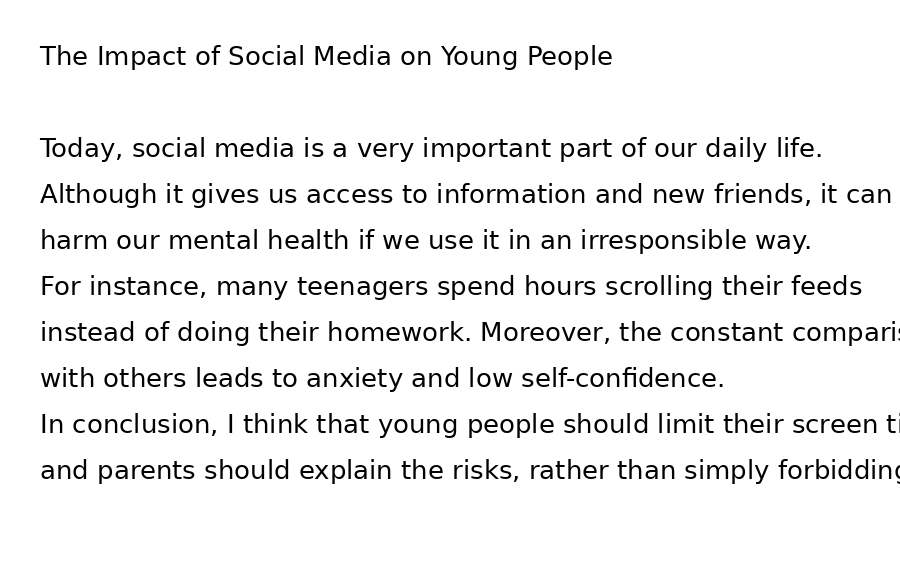
#> input picture test_copy.png, 900 x 580 px; its folder holds only this picture in this run
$ python -i imaging.py   (imports and definitions only)
#> lines starting #> are read from the running program, lines starting #| are printed output that depends on the picture; after the words box and inside, x2 and y2 are one past the last pixel; in counts of white or black regions, pixels touching at a corner belong together
"""Image enhancement for OCR of student copy photos.

Two tiers, deliberately separated by how much they may change the image's
coordinate frame:

* **`enhance_for_ocr(img)` — SLICE 1, geometry-preserving.** Only in-place
  pixel transforms that keep the EXACT same width/height: median-filter
  denoise + grid local-contrast equalisation. Because the output has the
  same dimensions, Tesseract's line boxes stay in the ORIGINAL photo's
  coordinate space, so the annotation UI's band crops (which cut from the
  raw upload using the stored x0/y0/x1/y1) stay aligned, and the
  `truncated_right` flag (ink reaches the photo's right edge) keeps its
  meaning. Never raises — on any error it returns the input unchanged.

* **`preprocess_page(path)` — SLICE 3, geometry-changing (NOT wired yet).**
  Ink-crop + global deskew + upscale. These change w/h, so they CANNOT be
  fed to Tesseract unless the preprocessed image is also persisted and the
  page's `w/h`/`name` repointed at it (and `truncated_right` re-derived
  from the original photo). Deferred until validated on real handwritten
  photos — an unvalidated deskew that mis-rotates a real page would be
  worse than no deskew.
"""
from __future__ import annotations

from pathlib import Path

import numpy as np
from PIL import Image, ImageFilter

MIN_LINE_HEIGHT = 70   # (Slice 3) below this, upscale x2
UPSCALE_FACTOR = 2
DESKREW_RANGES = (-8.0, 8.0)   # degrees, both bounds inclusive
DESKREW_STEP = 0.5


# ---------------------------------------------------------------------------
# SLICE 1 — geometry-preserving enhancement (in-place, same w/h)
# ---------------------------------------------------------------------------

def enhance_for_ocr(img: Image.Image) -> Image.Image:
    """Enhance a page photo for Tesseract WITHOUT changing its size.

    Returns a new grayscale image the SAME dimensions as the input. On any
    failure returns the input converted to grayscale (never raises).

    What it does / doesn't do (measured on a noisy handwritten fixture,
    2026-10-09): the default is a grid local-contrast stretch only. A 3x3
    MEDIAN filter was tested and FOUND TO HARM thin handwritten strokes —
    it dropped tesseract's word recovery from 19/19 to 17-18/19 (it
    erodes the thin ink that IS the text). Contrast-only stayed at 19/19
    and can still rescue low-contrast / uneven-lamp photos. So the median
    is deliberately NOT in the default path; it remains available as
    `median3` if a future noisy-photo case proves it worth the risk.
    """
    g = img.convert("L")
    try:
        arr = np.asarray(g, dtype=np.uint8)
        enh = _grid_contrast(arr)
        return Image.fromarray(enh, mode="L")
    except Exception:  # noqa: BLE001 — enhancement must never break OCR
        return g


# [6 lines left out: function median3, not called in this run]


def _grid_contrast(gray: np.ndarray, grid: int = 8,
                   lo_pct: int = 2, hi_pct: int = 98) -> np.ndarray:
    """Per-cell linear stretch to [0,255] using robust percentiles, then a
    light blur to hide cell seams. Keeps flat white margins white (cells
    where lo~hi get left untouched)."""
    h, w = gray.shape
    gh, gw = max(1, h // grid), max(1, w // grid)
    out = np.empty_like(gray)
    for i in range(grid):
        i0, i1 = i * gh, min(h, (i + 1) * gh)
        for j in range(grid):
            j0, j1 = j * gw, min(w, (j + 1) * gw)
            cell = gray[i0:i1, j0:j1]
            lo, hi = np.percentile(cell, lo_pct), np.percentile(cell, hi_pct)
            if hi - lo < 12:  # near-uniform (paper) — leave as-is
                out[i0:i1, j0:j1] = cell
                continue
            norm = np.clip((cell.astype(np.float32) - lo) / (hi - lo), 0, 1)
            out[i0:i1, j0:j1] = (norm * 255).astype(np.uint8)
    return np.asarray(Image.fromarray(out).filter(ImageFilter.GaussianBlur(1)))


# ---------------------------------------------------------------------------
# SLICE 3 — geometry-changing pipeline (crop / deskew / upscale), NOT wired
# ---------------------------------------------------------------------------

def _gray(img: Image.Image) -> np.ndarray:
    return np.asarray(img.convert("L"))


def _ink_crop(gray: np.ndarray):
    mask = gray < 200
    if not mask.any():
        return None
    rows = np.where(mask.any(axis=1))[0]
    cols = np.where(mask.any(axis=0))[0]
    return (int(cols[0]), int(rows[0]), int(cols[-1]) + 1, int(rows[-1]) + 1)


def deskew_angle(gray: np.ndarray) -> float:
    """Global page tilt in degrees via dark-row histogram peak. 0 if none
    beats horizontal. (Slice 3 helper — not used until the page image is
    persisted as the preprocessed version.)"""
    mask = (gray < 160).astype(np.uint8)
    w = gray.shape[1]
    scale = min(1.0, 1000.0 / w)
    if scale < 1.0:
        small = Image.fromarray(mask * 255).resize(
            (int(w * scale), int(gray.shape[0] * scale)), Image.BILINEAR)
        mask = (np.asarray(small) > 100).astype(np.uint8)

    def score(angle: float) -> float:
        if angle:
            m = Image.fromarray(mask * 255).rotate(angle, resample=Image.BILINEAR,
                                                  expand=True, fillcolor=0)
            m = (np.asarray(m) > 100).astype(np.uint8)
        else:
            m = mask
        rows = m.sum(axis=1)
        return float(rows.max()) / rows.sum() if rows.sum() else 0.0

    best, best_a = score(0.0), 0.0
    a = DESKREW_RANGES[0]
    while a <= DESKREW_RANGES[1] + 1e-9:
        if a:
            s = score(a)
            if s > best:
                best, best_a = s, a
        a += DESKREW_STEP
    return best_a


def preprocess_page(path: str | Path) -> tuple[Image.Image, dict]:
    """SLICE 3: crop-to-ink + deskew + denoise + equalise + upscale.

    Returns (image, meta). Changes the coordinate frame — caller MUST
    persist this image and repoint the page's w/h/name at it, and re-derive
    `truncated_right` from the original photo. NOT wired into ocr.py yet.
    """
#> called with path = '../test_copy.png'
    p = Path(path)
    meta: dict = {"ok": True, "steps": {}}
    try:
        img = Image.open(p).convert("L")
        meta["orig_size"] = img.size
        gray = _gray(img)
        box = _ink_crop(gray)
#> in _ink_crop, `mask = gray < 200`:
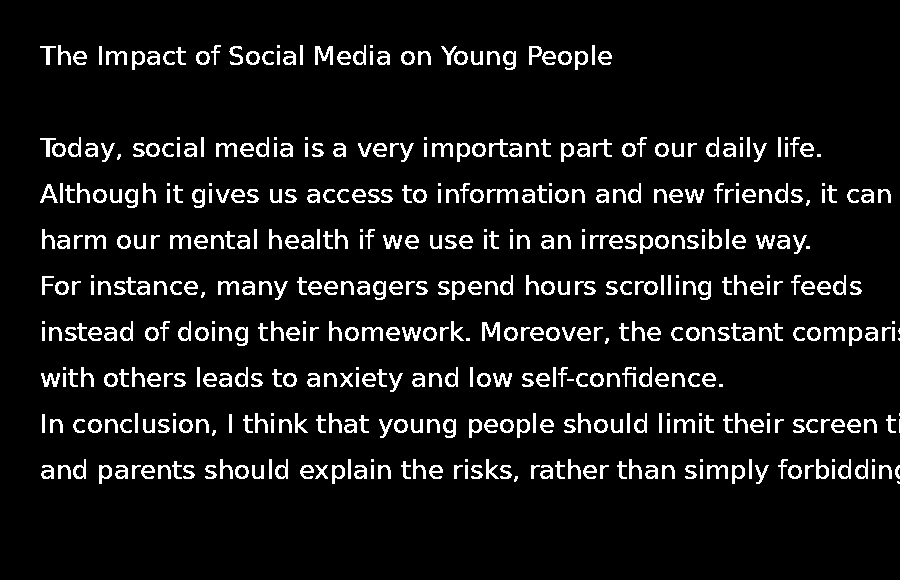
#> mask: shape (580, 900) bool; 7.9% white in thin lines or dots, all inside (x1, y1, x2, y2) = (40, 45, 900, 484)
#> in _ink_crop, `rows = np.where(mask.any(axis=1))[0]`: rows = 225 values from 45 to 483
#> in _ink_crop, `cols = np.where(mask.any(axis=0))[0]`: cols = 860 values from 40 to 899
#> box = (40, 45, 900, 484)
        if box:
            left, top, right, bottom = box
#> left = 40; top = 45; right = 900; bottom = 484
            if (right - left) > 8 and (bottom - top) > 8:
                pad = 4
                img = img.crop((max(0, left - pad), max(0, top - pad),
                                min(img.width, right + pad), min(img.height, bottom + pad)))
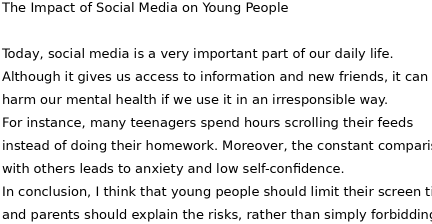
#> img: PIL image 864x447 L (shown at 1/2 size); min 0, max 255, mean 232.4
                gray = _gray(img)
                meta["steps"]["crop"] = list(box)
        try:
            angle = deskew_angle(gray)
#> in deskew_angle, `mask = (gray < 160).astype(np.uint8)`:
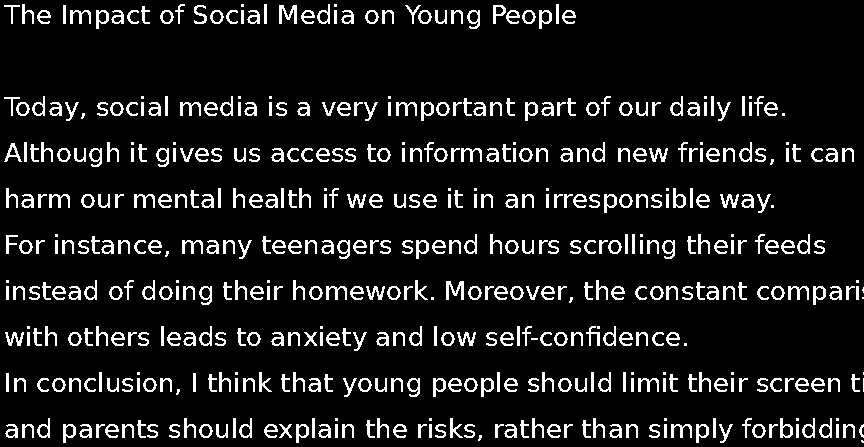
#> mask: shape (447, 864); values 0 (black) and 1 (white), 9.8% white in thin lines or dots
#> in score, `rows = m.sum(axis=1)`: rows = 447 values, max 478 at index 287, min 0 at index 0, mean 84.75
#> in deskew_angle, `best, best_a = score(0.0), 0.0`: best = 0.0126; best_a = 0
#> the loop in deskew_angle, `while a <= DESKREW_RANGES[1] + 1e-9:` made 33 passes
#> s on passes 1 to 8: 0.0035, 0.00347, 0.00352, 0.00362, 0.00381, 0.00354, 0.00383, 0.00399
#> pass 1, in score (call 2), `m = (np.asarray(m) > 100).astype(np.uint8)`:
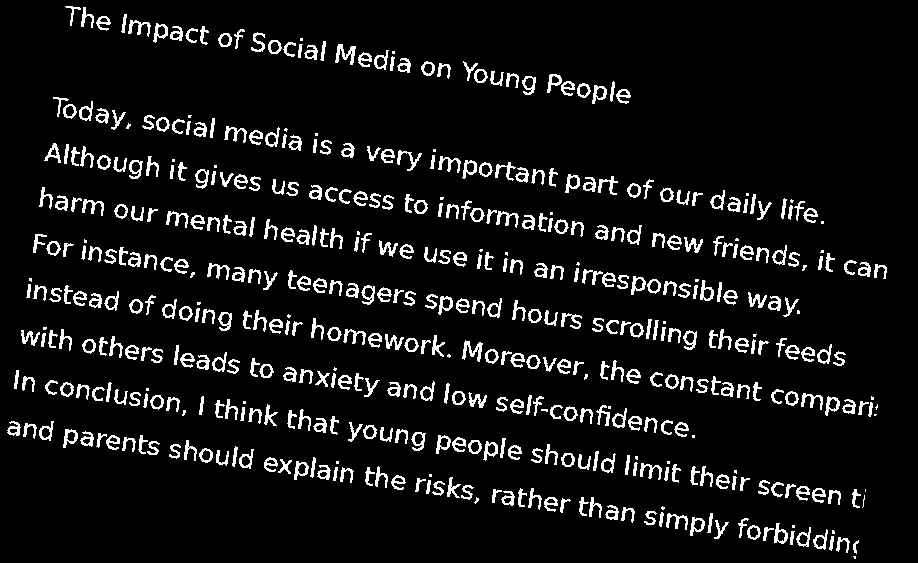
#> m: shape (563, 918); values 0 (black) and 1 (white), 8% white in thin lines or dots
#> pass 2, in score (call 3), `m = (np.asarray(m) > 100).astype(np.uint8)`:
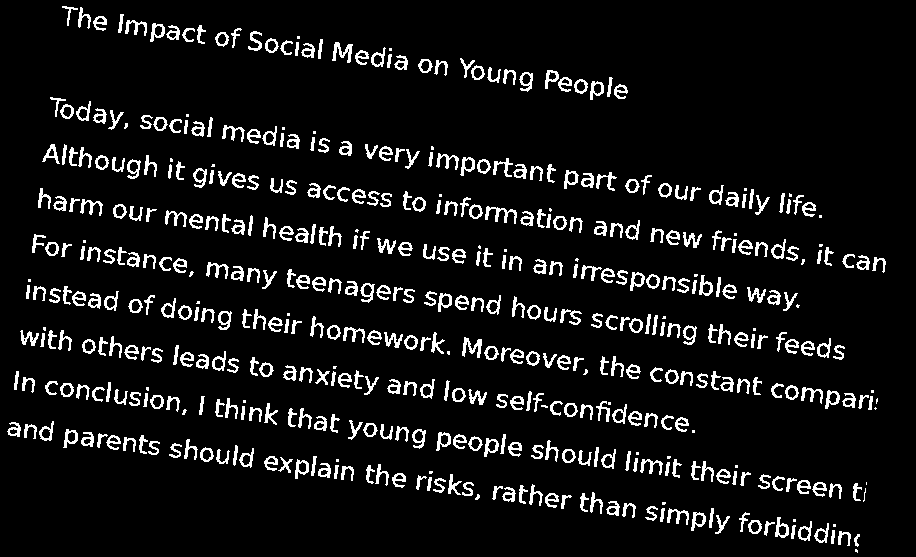
#> m: shape (557, 916); values 0 (black) and 1 (white), 8.1% white in thin lines or dots
#> after the loop in deskew_angle, `while a <= DESKREW_RANGES[1] + 1e-9:`: a = 8.5; best = 0.0126; best_a = 0
#> angle = 0
            if abs(angle) >= DESKREW_STEP:
                img = img.rotate(angle, resample=Image.BICUBIC,
                                 expand=True, fillcolor=255)
            meta["steps"]["deskew"] = angle
        except Exception as e:  # noqa: BLE001
            meta["steps"]["deskew"] = f"error:{e}"
        img = enhance_for_ocr(img)
#> after the loop in _grid_contrast, `for i in range(grid):`:
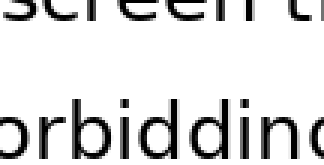
#> cell: shape (55, 108) (shown 3 times larger); min 0, max 255, mean 219.6
#> in _grid_contrast, `return np.asarray(Image.fromarray(out).filter(ImageFilter.GaussianBlur..`:
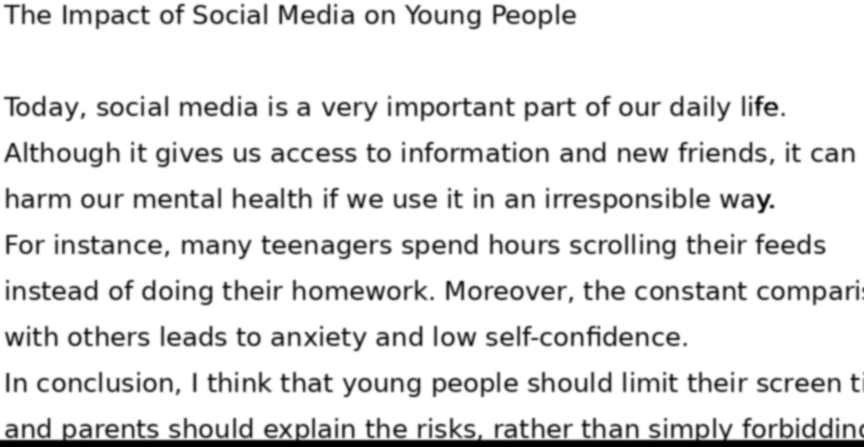
#> returned value: shape (447, 864); min 0, max 255, mean 228.3
        meta["steps"]["enhance"] = "ok"
        h = img.height
        if h < MIN_LINE_HEIGHT * 3:
            img = img.resize((img.width * UPSCALE_FACTOR, h * UPSCALE_FACTOR),
                             Image.LANCZOS)
            meta["steps"]["upscale"] = UPSCALE_FACTOR
        else:
            meta["steps"]["upscale"] = 1
        return img, meta
    except Exception as e:  # noqa: BLE001
        meta["ok"] = False
        meta["error"] = str(e)
        try:
            return Image.open(p).convert("L"), meta
        except Exception:
            return Image.new("L", (10, 10), 255), meta

>>> result = preprocess_page('../test_copy.png')

$ run again, on conv_p2-2.jpg
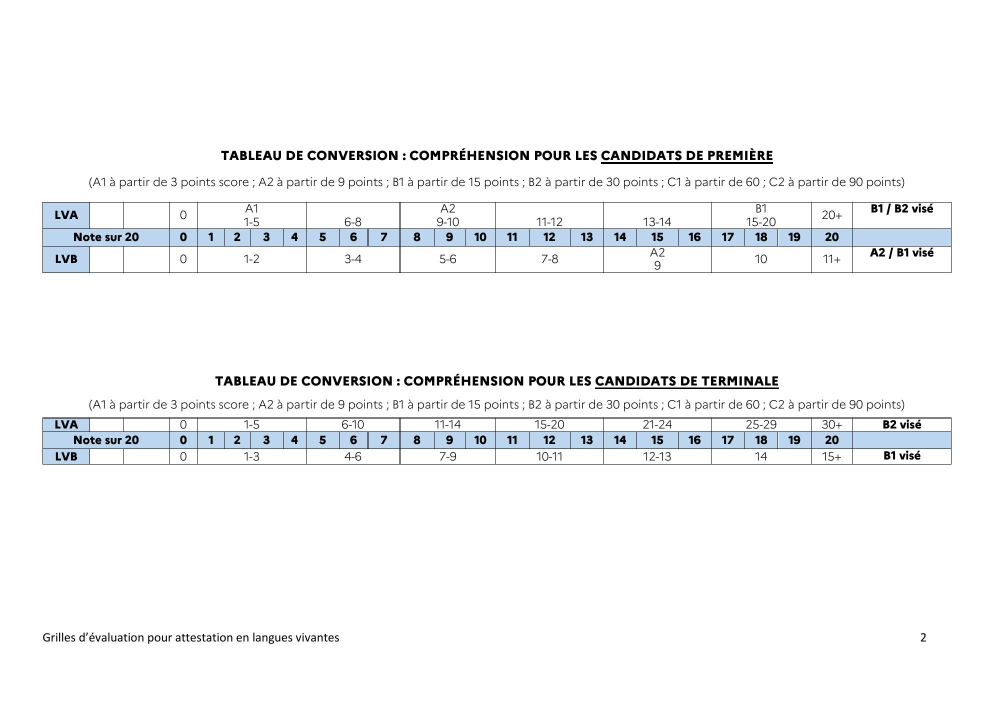
#> input picture conv_p2-2.jpg, 1988 x 1406 px (shown at 1/2 size)
#> in _ink_crop, `mask = gray < 200`:
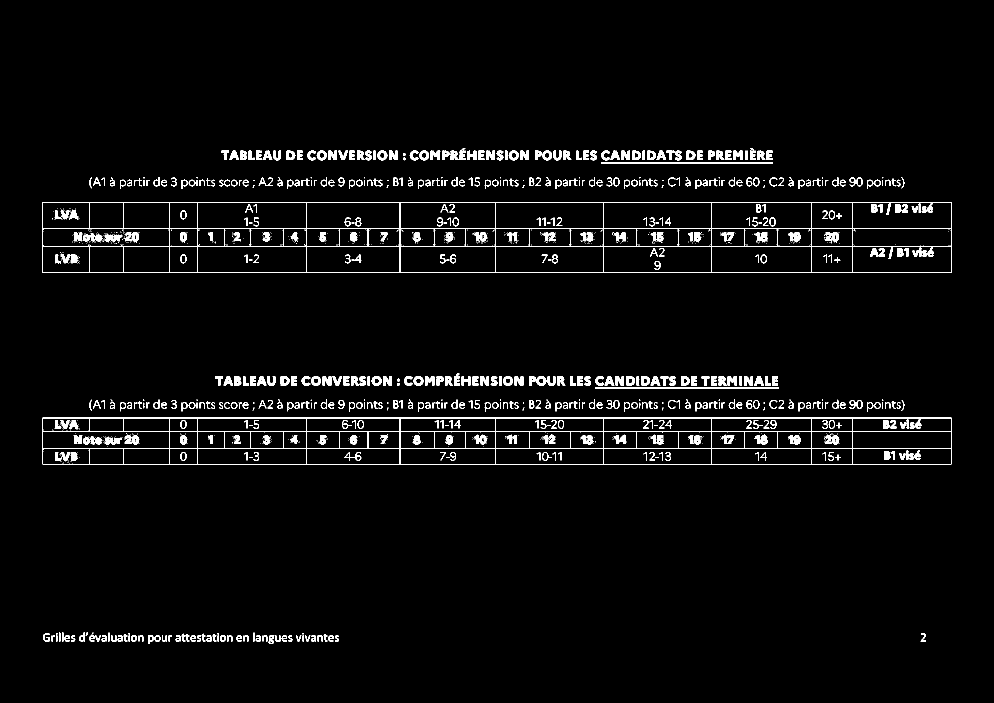
#> mask: shape (1406, 1988) bool (shown at 1/2 size); 3.2% white; 1345 white regions (749 under 20 px), largest, box (x1, y1, x2, y2) and area: (85, 835, 1903, 929) 10766, (85, 404, 1903, 546) 9776, (1202, 324, 1546, 328) 1376
#> in _ink_crop, `rows = np.where(mask.any(axis=1))[0]`: rows = 364 values from 296 to 1287
#> cols = 1818 values from 85 to 1902
#> box = (85, 296, 1903, 1288)
#> left = 85; top = 296; right = 1903; bottom = 1288
#> in score, `rows = m.sum(axis=1)`: rows = 547 values, max 996 at index 61, min 0 at index 0, mean 49.8
#> in deskew_angle, `best, best_a = score(0.0), 0.0`: best = 0.0366; best_a = 0
#> the loop in deskew_angle, `while a <= DESKREW_RANGES[1] + 1e-9:` made 33 passes
#> s on passes 1 to 8: 0.00529, 0.00533, 0.00502, 0.00522, 0.00621, 0.00643, 0.00598, 0.00604
#> after the loop in deskew_angle, `while a <= DESKREW_RANGES[1] + 1e-9:`: a = 8.5; best = 0.0366; best_a = 0
#> after the loop in _grid_contrast, `for i in range(grid):`:
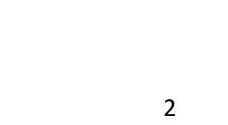
#> cell: shape (125, 228); min 0, max 255, mean 254.4

$ run again, on conv_p5-5.jpg
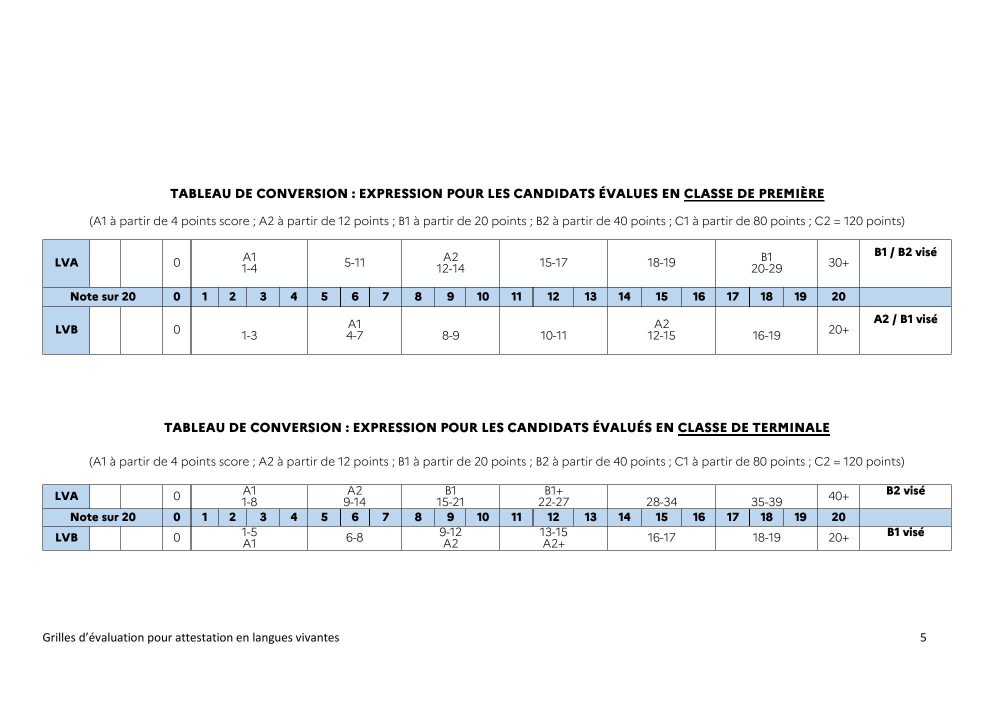
#> input picture conv_p5-5.jpg, 1988 x 1406 px (shown at 1/2 size)
#> in _ink_crop, `mask = gray < 200`:
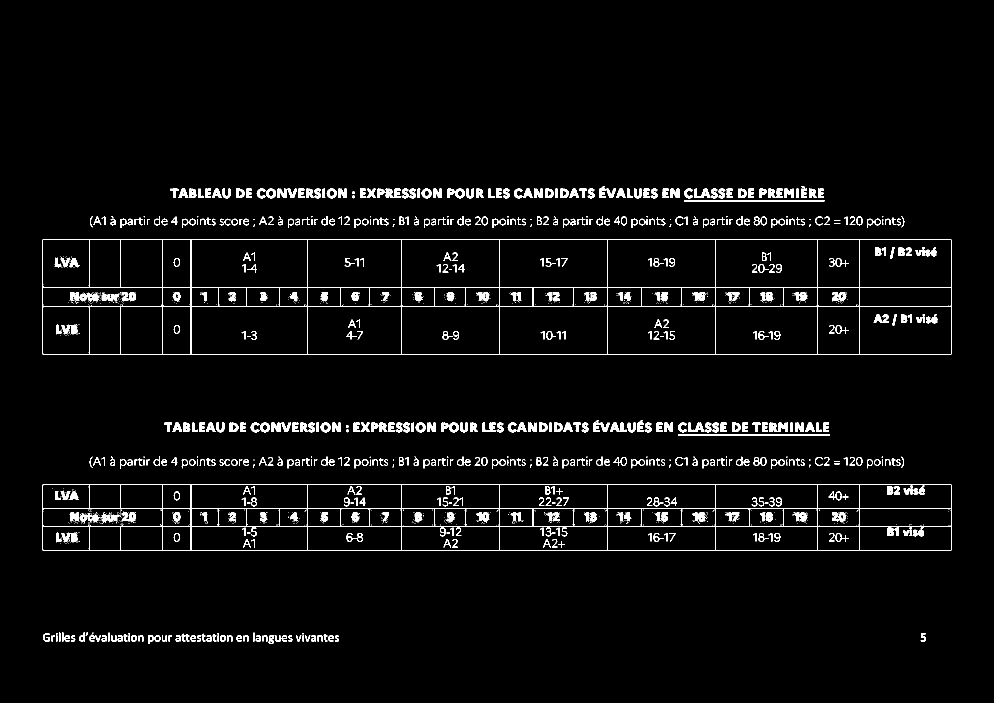
#> mask: shape (1406, 1988) bool (shown at 1/2 size); 3.4% white; 1608 white regions (960 under 20 px), largest, box (x1, y1, x2, y2) and area: (85, 479, 1903, 709) 11095, (85, 969, 1903, 1101) 9709, (1356, 868, 1660, 872) 1216
#> in _ink_crop, `rows = np.where(mask.any(axis=1))[0]`: rows = 490 values from 372 to 1287
#> cols = 1818 values from 85 to 1902
#> box = (85, 372, 1903, 1288)
#> left = 85; top = 372; right = 1903; bottom = 1288
#> in score, `rows = m.sum(axis=1)`: rows = 506 values, max 996 at index 134, min 0 at index 0, mean 55.02
#> in deskew_angle, `best, best_a = score(0.0), 0.0`: best = 0.0358; best_a = 0
#> the loop in deskew_angle, `while a <= DESKREW_RANGES[1] + 1e-9:` made 33 passes
#> s on passes 1 to 8: 0.00466, 0.00512, 0.00451, 0.00433, 0.00411, 0.00492, 0.00432, 0.00452
#> after the loop in deskew_angle, `while a <= DESKREW_RANGES[1] + 1e-9:`: a = 8.5; best = 0.0358; best_a = 0
#> in _grid_contrast, `return np.asarray(Image.fromarray(out).filter(ImageFilter.GaussianBlur..`:
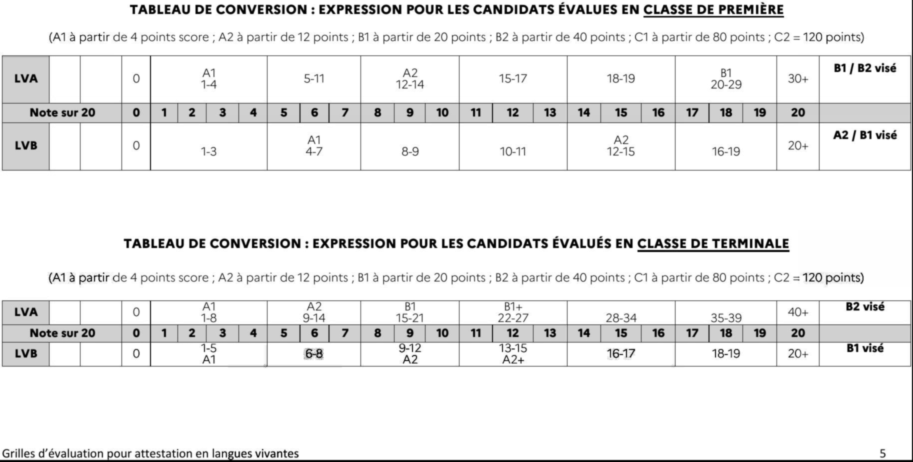
#> returned value: shape (924, 1826) (shown at 1/2 size); min 0, max 255, mean 236.9
